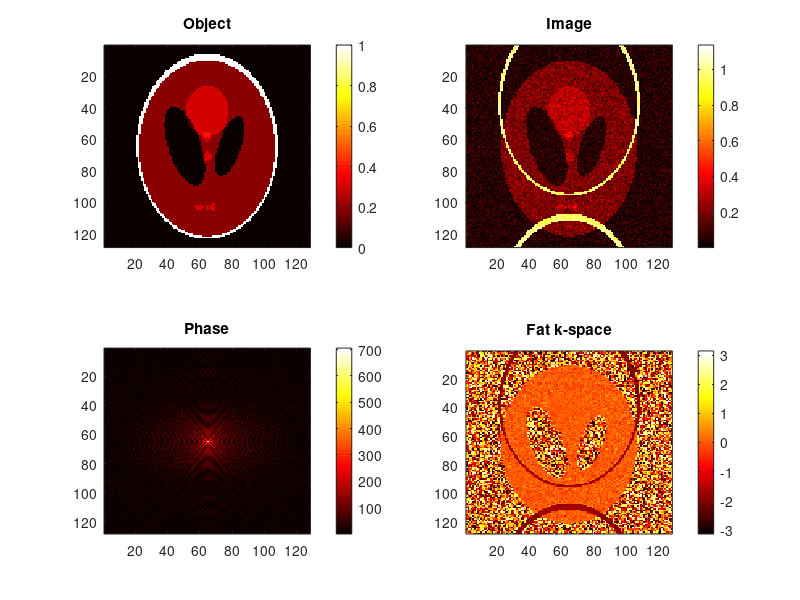

MATLAB code to generate this figure:
%% This script demonstrates chemical-shift EPI artifacts.
%
% DBE@STANFORD.EDU (May 2020) for Rad229
close all; clear all;
%% Default parameters
N=128;                    % Matrix is NxM (then padded later to accomodate motion)
gamma_bar=42.57e6;        % 1H gyromagnetic ratio [Hz/T]
B0 = 3;                   % Main (B0) field [T]
dB0_ppm = 2e-6;           % B0 shift [ppm]
ESP = 500e-6;                 % Echo spacing [s]

%% Chemical shift parameters
fat_ppm = -3.3e-6;          % Chemical shift of fat [ppm];
dB0_fat = fat_ppm*B0;       % B0 shift [T]
f_fat = gamma_bar*dB0_fat;  % Frequency offset [Hz]

%% Create an object
Obj0 = phantom('Modified Shepp-Logan',N);

%% Create a time series of phantoms with FAT phase accumulation and noise
Obj0_f = Obj0.*(Obj0==1);   % Use the brighest signals as FAT
Obj0_f = repmat(Obj0_f,[1 1 N]);
for n=1:N
  phs_f = exp(-1i*2*pi*f_fat*ESP*n);  % Phase from fat per echo
  Obj0_f(:,:,n)=Obj0_f(:,:,n).*phs_f; % Object accumulates phase during EPI duration
end

%% Create a noisy FAT object and k-space
Obj0_f = Obj0_f + (randn(size(Obj0_f))+1i*randn(size(Obj0_f)))/50; % Add some complex noise
kspc_f = zeros(size(Obj0_f));
for n=1:N
  kspc_f(:,:,n)=fftshift(fft2(Obj0_f(:,:,n))); % Define the k-space for each time
end

%% Simulate the TOP-DOWN EPI trajectory...grab one k-line from each time, sign reverse
k_epi_f = zeros(N);
for n=1:N
  k_epi_f(n,:) = kspc_f(n,:,n); % Grab one echo per ky-line during fat phase accumulation
end
IM_f = ifft2(fftshift(k_epi_f));             % Image of FAT object

%% Create a WATER object and it's k-space
Obj0_w=Obj0.*(Obj0~=1);     % Use everything but the brighest signals as WATER
Obj_w = Obj0_w + (randn(size(Obj0_w))+i*randn(size(Obj0_w)))/25; % Add some complex noise

kspc_w=fftshift(fft2(Obj_w));   % Define the k-space
IM_w = ifft2(fftshift(kspc_w)); % Image of WATER object

%% The FT is a linear operator so we can add the k-space or the images
IM_CS = IM_w+IM_f;

%% Create a figure...
figure; hold on; colormap(hot);
subplot(2,2,1); imagesc(abs(Obj0));     title('Object');  colorbar;
subplot(2,2,2); imagesc(abs(IM_CS));    title('Image');   colorbar;
subplot(2,2,3); imagesc(abs(k_epi_f));  title('Phase');   colorbar;
subplot(2,2,4); imagesc(angle(IM_CS));  title('Fat k-space'); colorbar;